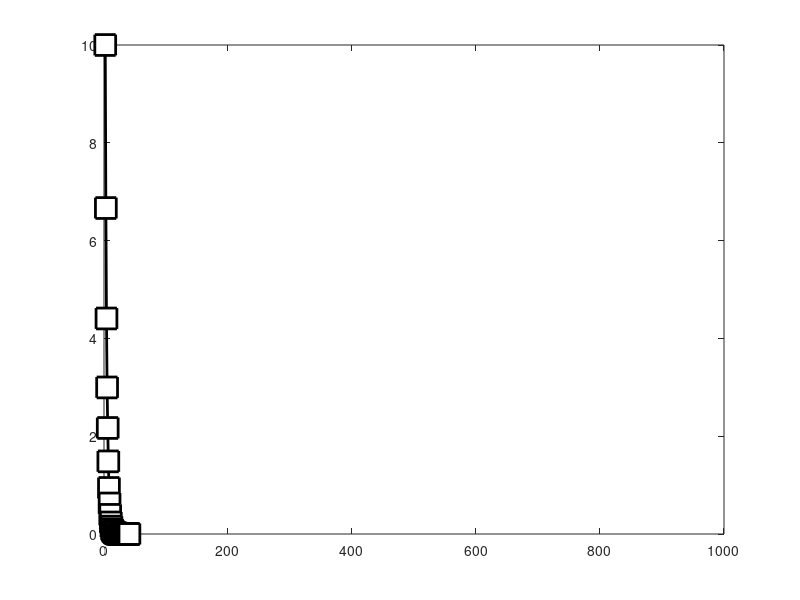

Write the MATLAB code that produced this figure. (Note: this script raises an error after producing the figure.)
%set threshould
thresh = exp(-10);
nrep = 100;
%initailize initial value
[curval,startval] = deal(10);

%decay
decayvar = nan(nrep,1000);




for repi=1:nrep
    
    
    counter = 0;
    curval = startval;
    
    while curval > thresh
        
        counter = counter + 1;
        
        decayvar(repi,counter+1) = curval;
        
        curval = curval * rand^(1/2);
        
        
    end
end

%without stats
decayvarAvg = zeros(1,size(decayvar,2));
for i=1:size(decayvar,2)

    decayvarAvg(i)=mean(decayvar(isfinite(decayvar(:,i)) , i));
    
    
end
figure(1) ,  clf
plot( decayvarAvg,'ks-','linew',2,'markersize',15,'markerfacecolor','w')
xlable('Iteration'), ylable('Value')
title([num2str (counter) 'iterations until threshold'])

